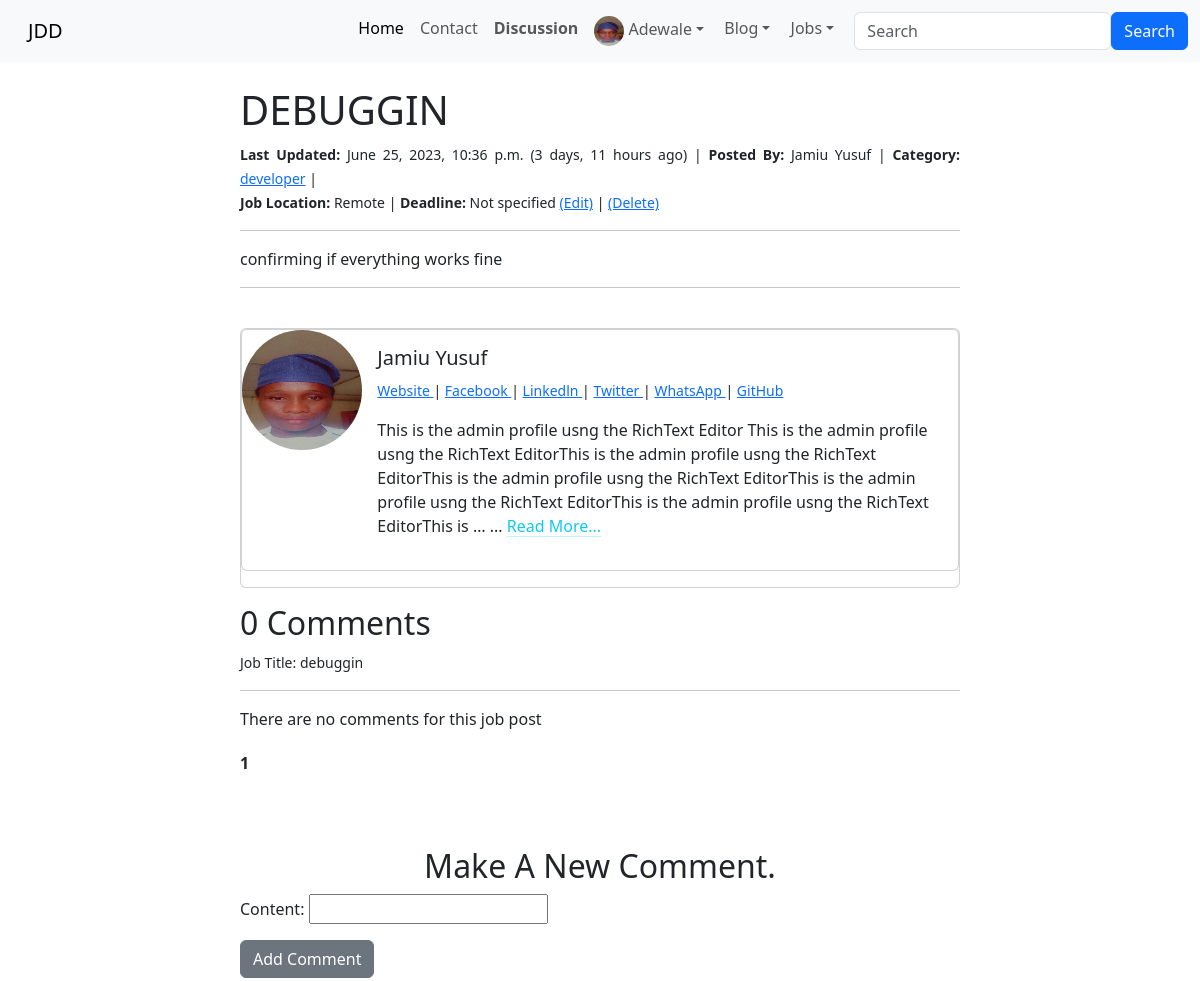
The app's page /job/job/5/ (signed in, upper part), older data.
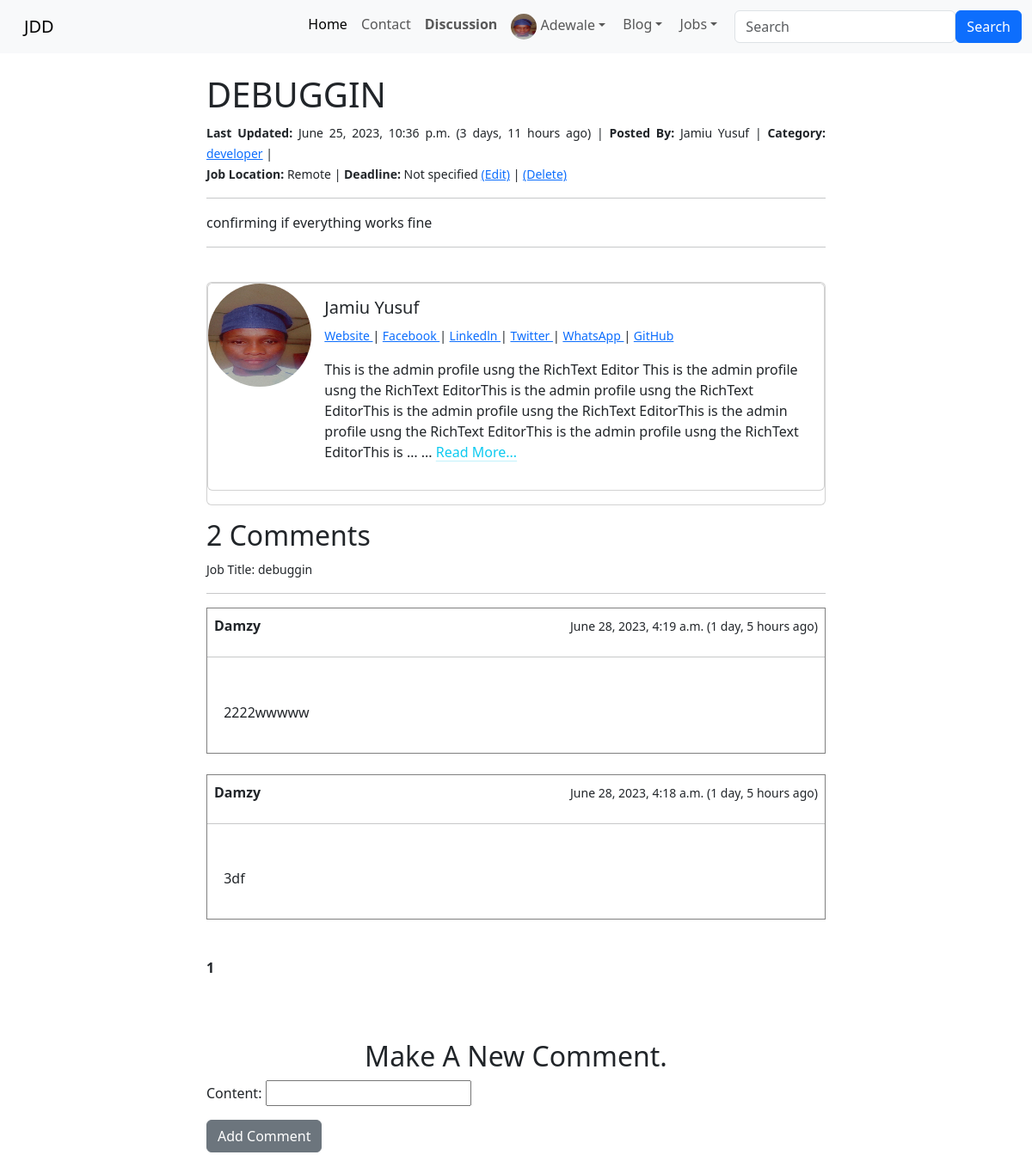
The same page, newer data.
### job/models.py (models this page shows, shortened)
class JobComment(models.Model):
    user = models.ForeignKey(User, on_delete=models.CASCADE)
    post = models.ForeignKey(JobPost, on_delete=models.CASCADE, related_name='job_comments')
    content = RichTextField(blank=True, null=True)
    date = models.DateTimeField(auto_now_add=True)
    status = models.BooleanField(default=True)
    class Meta:
        ordering = ('-date', )

### job/views.py (the view)
# urls.py: path('job/<int:pk>/', JobDetailsView.as_view(), name='job_details'),
class JobDetailsView(DetailView):
    model = models.JobPost
    template_name = 'jobs/job_details.html'
    context_object_name = 'post'
    paginate_by = 5  # Number of comments per page
    def get_context_data(self, **kwargs):
        context = super().get_context_data(**kwargs)
        post = self.get_object()
        comments = post.job_comments.filter(status=True).order_by('-date')
        total_comments = comments.count()  # Get the total number of comments
        paginator = Paginator(comments, self.paginate_by)
        page_number = self.request.GET.get('page')
        try:
            page_obj = paginator.page(page_number)
        except PageNotAnInteger:
            page_obj = paginator.page(1)
        except EmptyPage:
            page_obj = paginator.page(paginator.num_pages)
        context['comments'] = page_obj
        context['comment_form'] = NewCommentForm()
        context['total_comments'] = total_comments  # Add total_comments to the context
        return context

### job/job_forms.py
class NewCommentForm(forms.ModelForm):
    content = forms.CharField(widget=CKEditorWidget())
    class Meta:
        model = models.JobComment
        fields = ( 'content',)
        widgets = {
            'content': forms.Textarea(attrs={'class': 'form-control'}),
        }

### job/templates/jobs/job_details.html (shortened to what the changed rows need)
{% extends 'home/base.html' %}
{% load static %}
{% load humanize %}
{% block body %}
<div class="container">
    <div class="row justify-content-center">
        <div class="col-lg-8">
            <div class="post-container">
                <div class="post-title">
                    <h1>{{ object.title | upper }}</h1>
                </div> <br>
                    <div>
                        {% with total_comments as comments_count %}
                        <h2>
                            {{ comments_count }} Comment{{ comments_count|pluralize }}
                        </h2>
                        <small> Job Title: {{object.title}} </small>
                        {% endwith %}
                    </div>
                    <div>
                    {% for comment in comments %}
                    <div style="border: 1px solid gray;">
                                <div class="d-flex" >
                                    <div class="p-2 flex-grow-1"><b>{{ comment.user }}</b></div>
                                    <div class="p-2"><small>{{ comment.date }} ({{ comment.date|naturaltime }})</small></div>
                                </div>
                                <hr>
                                <div class="comments" >  {{ comment.content | safe |linebreaks }}</div>
                    </div>  <br>
                    {% empty %}
                        <p>There are no comments for this job post</p>
                    {% endfor %}
                    </div>
                    <div class="pagination">
                        {% for page_num in comments.paginator.page_range %}
                            {% if page_num == comments.number %}
                                <span class="pagination-number current-page">{{ page_num }}</span>
                            {% else %}
                                <a href="?page={{ page_num }}" class="pagination-link">{{ page_num }}</a>
                            {% endif %}
                        {% endfor %}
                    </div>
                    <br><br><br>
                    {% if user.is_authenticated %}
                    <h2 style="text-align: center;">Make A New Comment.</h2>
                    {% endif %}
                <br><br>
                <a href="{% url 'jobs:job_list' %}" class="btn btn-primary">Back To Job List</a><br><br>
            </div>
        </div>
    </div>
</div>
{% endblock %}

Row changes from the older to the newer data that the page shows:
added JobComment: user "Damzy", date "June 28, 2023, 4:19 a.m.", date "1 day, 5 hours ago", content "2222wwwww"
added JobComment: user "Damzy", date "June 28, 2023, 4:18 a.m.", date "1 day, 5 hours ago", content "3df"
Text that changed along with them:
{{ comments_count }}: "0" → "2"
text no longer shown: "There are no comments for this job post"
